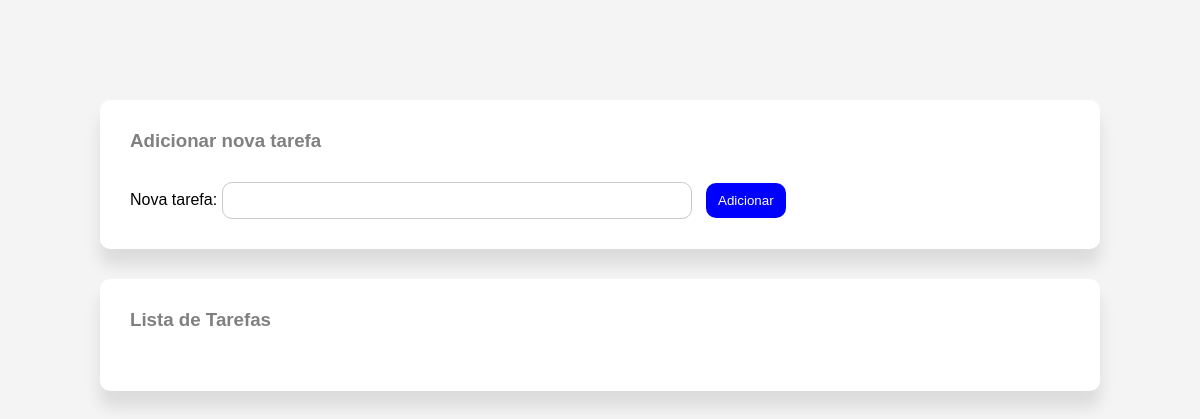
The app's page /, older data.
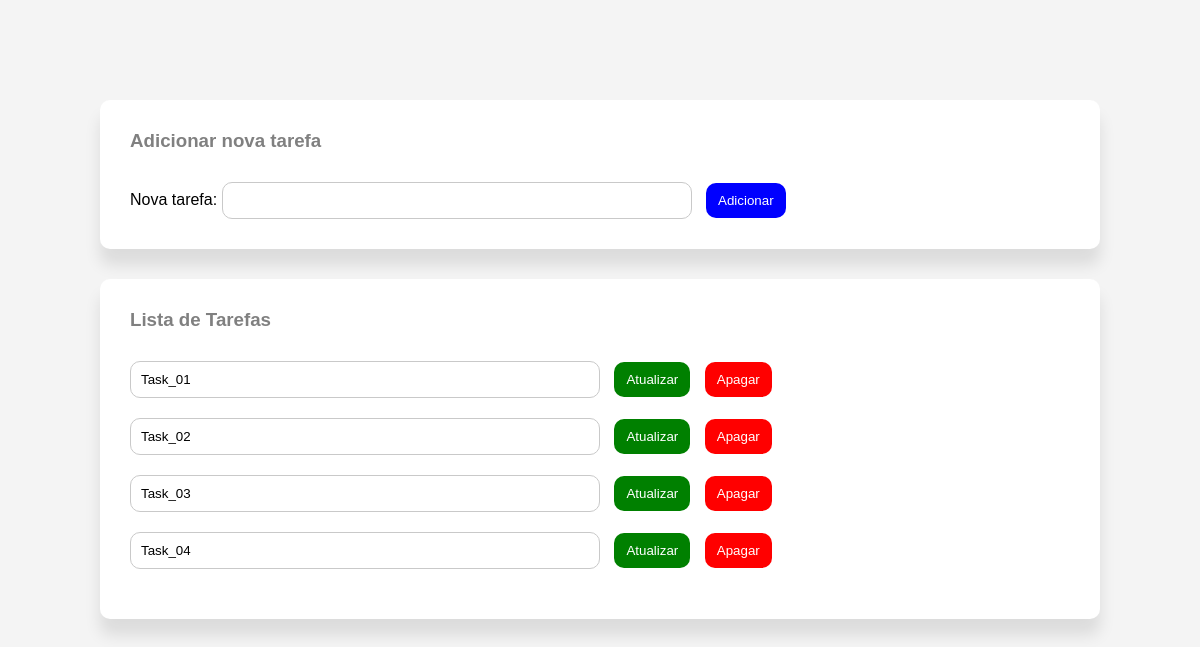
The same page, newer data.
### app.py (models this page shows)
class Task(db.Model):
    id = db.Column(db.Integer, primary_key = True) # Definindo o ID como chave primária
    description = db.Column(db.String(100), unique = True, nullable = False) # Definindo a descrição da tarefa como uma string única e não nula

### app.py (the view)
@app.route("/")
def index():
    tasks = Task.query.all() # Consultando todas as tarefas do banco de dados
    return render_template("index.html", tasks = tasks)  # Renderizando o template index.html e passando a lista de tarefas para ele

### templates/index.html (shortened to what this page needs)
<!DOCTYPE html>
<html lang="pt-br">
<head>
    <link rel="stylesheet" href="{{ url_for('static', filename='style.css') }}">
</head>
<body>
    <div id="container">
        <div id="add_task">
            <h3 >Adicionar nova tarefa</h3>
            <form action="/add_task" method="post">
                <label for="New_task">
                    Nova tarefa:
                    <input type="text" name="description" required>
                </label>
                <button id="add_button" type="submit">
                    Adicionar
                </button>
            </form>
        </div>
        <div id="task_list">
            <h3>Lista de Tarefas</h3>
            <ul>
                {% for task in tasks %}
                <li>
                    <form action="/update_task/{{ task.id  }}" method="post" style="display: inline;">
                        <input type="text" name="description" value = "{{ task.description }}" required>
                        <button id="update_button" type="submit">Atualizar</button>
                    </form>
                    <form action="/delete_task/{{ task.id }}" method="post" style="display: inline;">
                        <button id="delete_button" type="submit">Apagar</button>
                    </form>
                </li>
                {% endfor %}
            </ul>
        </div>
    </div>
</body>
</html>

### static/style.css (style rules this page uses)
* { box-sizing: border-box; margin: 0; padding: 0; }
body { font-family: Arial, sans-serif; background-color: #f4f4f4; margin: 0; padding: 100px; }
h3 { color: gray; margin-bottom: 30px; }
#add_task, #task_list { background-color: #ffff; padding: 30px; margin-bottom: 30px; border-radius: 10px; box-shadow: 0px 16px 16px rgba(0,0,0,0.1); }
input { padding: 10px; width: 50%; border: 1px solid #c9c9c9; border-radius: 10px; }
#add_button { padding: 10px 12px; background-color: blue; color: white; border: 0px; border-radius: 10px; cursor: pointer; margin-left: 10px; }
#update_button { padding: 10px 12px; background-color: green; color: white; border: 0px; border-radius: 10px; cursor: pointer; margin-left: 10px; }
#delete_button { padding: 10px 12px; background-color: red; color: white; border: 0px; border-radius: 10px; cursor: pointer; margin-left: 10px; }
ul { list-style: none; padding: 0; }
li { margin-bottom: 20px; }

Row changes from the older to the newer data that the page shows:
added Task: description "Task_01"
added Task: description "Task_02"
added Task: description "Task_03"
added Task: description "Task_04"
